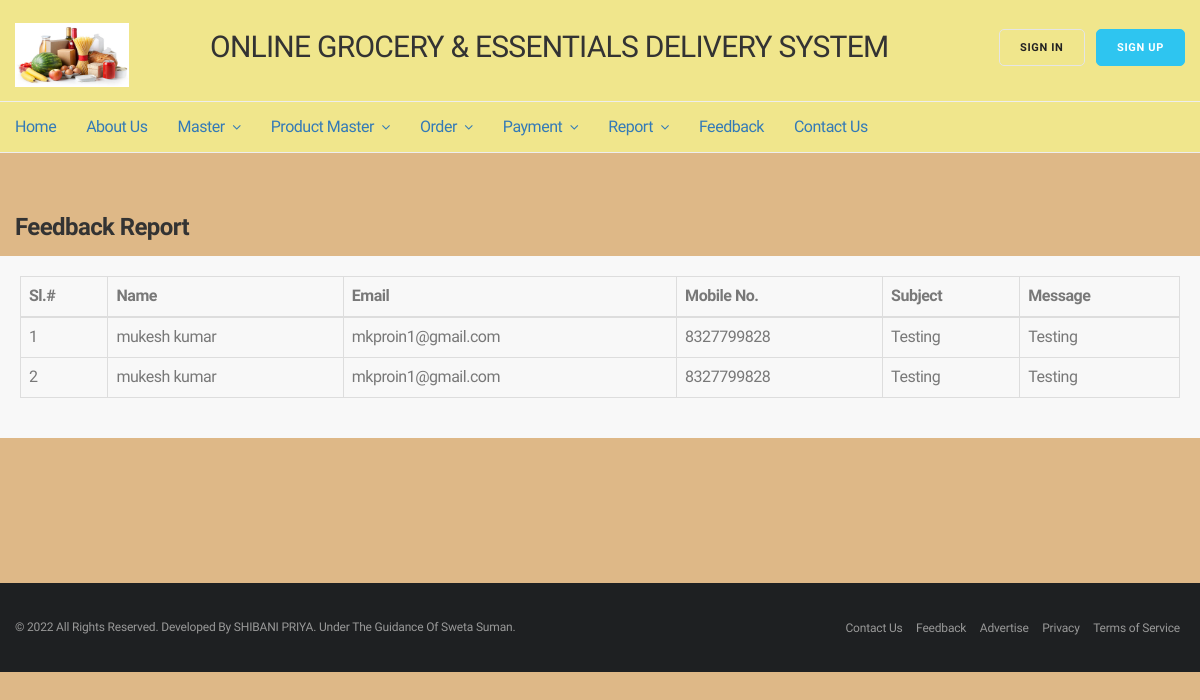
The app's page /GROCERY/viewFeedback.php with its own data.
### tables this page shows
CREATE TABLE `feedback` (
  `name` varchar(50) DEFAULT NULL,
  `mobile` varchar(50) DEFAULT NULL,
  `email` varchar(50) DEFAULT NULL,
  `subject` varchar(50) DEFAULT NULL,
  `message` varchar(100) DEFAULT NULL
);

### GROCERY/viewFeedback.php (the view, shortened to what this page needs)
<?php
include('config.php');
include("header.php") ?>
<?php
$query = "select * from feedback ";
$arrResult = mysqli_query($conn, $query);
?>
<div class="container" id="min-height">
	<div class="row">
		<div class="col-md-12">
			<div class="padding-top-60">
				<h3 class="margin-bottom-15"><b>Feedback Report</b></h3>
				<div class="row">
					<div class="col-md-12 col-sm-12 side-newsletter">
						<table class="table table-bordered">
							<thead>
								<tr>
									<th>Sl.#</th>
									<th>Name</th>
									<th>Email</th>
									<th>Mobile No.</th>
									<th>Subject</th>
									<th>Message</th>
								</tr>
							</thead>
							<tbody>
								<?php while($rows = $arrResult->fetch_array()){ ?>
								<tr>
									<td><?php echo ++$i; ?></td>
									<td><?php echo $rows['name']; ?></td>
									<td><?php echo $rows['email']; ?></td>
									<td><?php echo $rows['mobile']; ?></td>
									<td><?php echo $rows['subject']; ?></td>
									<td><?php echo $rows['message']; ?></td>
								</tr>
								<?php } ?>
							</tbody>
						</table>
					</div>
				</div>
			</div>
		</div>
	</div>
</div>
	<?php include("footer.php") ?>

### GROCERY/css/style.css (style rules this page uses)
body { font-family: 'Hind Vadodara'; font-size: 16px; font-weight: 400; line-height: 22px; color: #787878; letter-spacing: -0.030em; }
h1,h2,h3,h4,h5,h6 { font-family: 'Hind Vadodara'; color: #333333; font-weight: 400; margin: 0; }
h3 { font-size: 24px; line-height: 28px; letter-spacing: -0.025em; }
.container { max-width: 1200px; width: 100%; margin: 0 auto; }
body { position: relative; transition:.4s; left: 0px; }
.side-newsletter { background: #f8f8f8; padding: 20px; }
.margin-bottom-15 { margin-bottom: 15px; }

### GROCERY/viewFeedback.php (style rules this page uses)
#min-height { min-height: 25em; }

### records on screen
feedback: name "mukesh kumar", email "mkproin1@gmail.com", mobile "8327799828", subject "Testing", message "Testing"
feedback: name "mukesh kumar", email "mkproin1@gmail.com", mobile "8327799828", subject "Testing", message "Testing"
